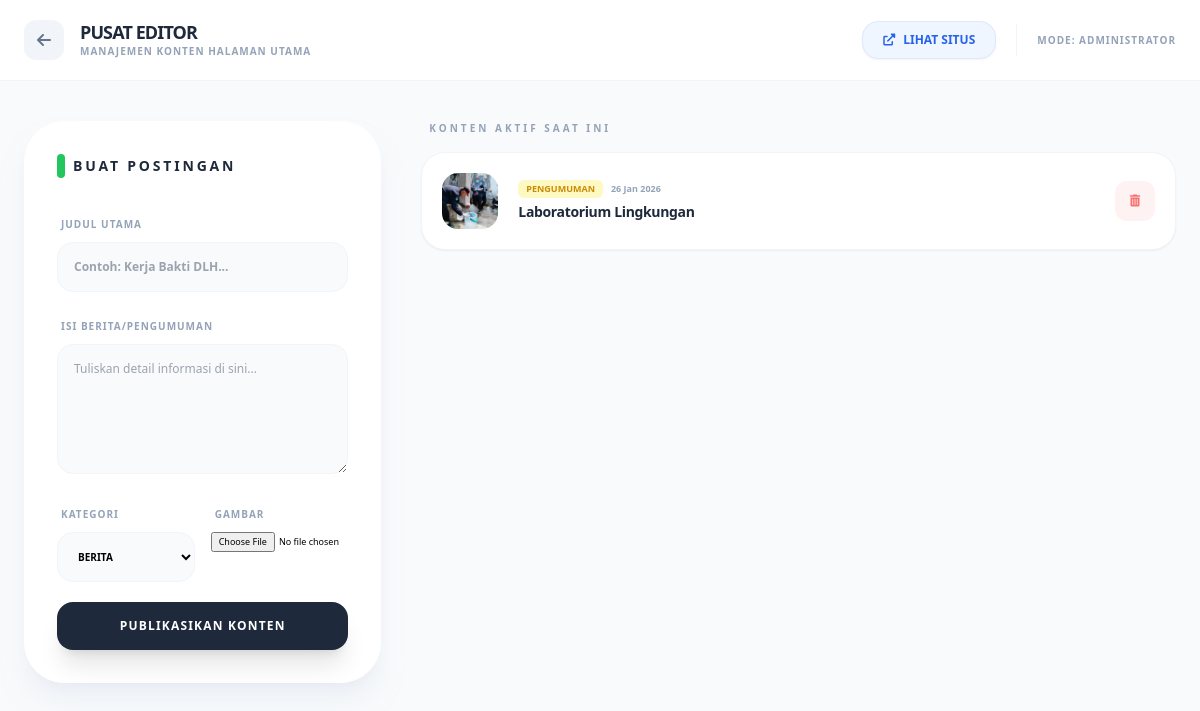
Screenshot of /kelola_home.php (signed in) with the database file from the repository.
### tables this page shows
CREATE TABLE `konten` (
  `id` int(11) NOT NULL,
  `judul` varchar(255) NOT NULL,
  `isi` text NOT NULL,
  `kategori` enum('berita','pengumuman') NOT NULL,
  `tanggal` timestamp NOT NULL DEFAULT current_timestamp(),
  `gambar` varchar(255) DEFAULT 'news_default.jpg'
);

### kelola_home.php (the view, shortened to what this page needs)
<?php include 'db_config.php';
?>
<!DOCTYPE html>
<html lang="id">
<head>
    <script src="https://cdn.tailwindcss.com"></script>
    <link href="https://cdnjs.cloudflare.com/ajax/libs/font-awesome/6.0.0/css/all.min.css" rel="stylesheet">
</head>
<body class="bg-[#f8fafc] min-h-screen font-sans">
    <header class="bg-white border-b border-slate-100 sticky top-0 z-50">
        <div class="max-w-7xl mx-auto px-6 h-20 flex justify-between items-center">
            <div class="flex items-center gap-4">
                <a href="admin.php" class="w-10 h-10 bg-slate-100 rounded-xl flex items-center justify-center text-slate-500 hover:bg-slate-200 transition">
                    <i class="fas fa-arrow-left"></i>
                </a>
                <div>
                    <h1 class="font-black text-slate-800 text-lg leading-tight uppercase tracking-tighter">Pusat Editor</h1>
                    <p class="text-[10px] text-slate-400 font-bold uppercase tracking-widest">Manajemen Konten Halaman Utama</p>
                </div>
            </div>
            <div class="flex items-center gap-3">
                <a href="home.php" target="_blank" class="bg-blue-50 text-blue-600 px-5 py-2.5 rounded-2xl text-xs font-black flex items-center gap-2 hover:bg-blue-600 hover:text-white transition-all shadow-sm border border-blue-100">
                    <i class="fas fa-external-link-alt"></i> LIHAT SITUS
                </a>
                <span class="text-[10px] font-black text-slate-400 uppercase tracking-widest hidden md:block">Mode: Administrator</span>
            </div>
        </div>
    </header>
    <main class="max-w-7xl mx-auto px-6 py-10">
        <div class="grid grid-cols-1 lg:grid-cols-3 gap-10">
            <div class="lg:col-span-1">
                <div class="bg-white p-8 rounded-[2.5rem] shadow-xl shadow-slate-200/50 border border-white sticky top-28">
                    <h2 class="text-sm font-black text-slate-800 uppercase tracking-[0.2em] mb-8 flex items-center gap-2">
                        <span class="w-2 h-6 bg-green-500 rounded-full"></span> Buat Postingan
                    </h2>
                    <form method="POST" enctype="multipart/form-data" class="space-y-5">
                        <div class="space-y-2">
                            <label class="text-[10px] font-black text-slate-400 uppercase tracking-widest ml-1">Judul Utama</label>
                            <input type="text" name="judul" placeholder="Contoh: Kerja Bakti DLH..." class="w-full p-4 bg-slate-50 border border-slate-100 rounded-2xl text-xs font-bold focus:ring-2 focus:ring-green-500 outline-none transition" required>
                        </div>
                        <div class="space-y-2">
                            <label class="text-[10px] font-black text-slate-400 uppercase tracking-widest ml-1">Isi Berita/Pengumuman</label>
                            <textarea name="isi" rows="6" placeholder="Tuliskan detail informasi di sini..." class="w-full p-4 bg-slate-50 border border-slate-100 rounded-2xl text-xs font-medium focus:ring-2 focus:ring-green-500 outline-none transition" required></textarea>
                        </div>
                        <div class="grid grid-cols-2 gap-4">
                            <div class="space-y-2">
                                <label class="text-[10px] font-black text-slate-400 uppercase tracking-widest ml-1">Kategori</label>
                                <select name="kategori" class="w-full p-4 bg-slate-50 border border-slate-100 rounded-2xl text-[10px] font-black uppercase outline-none">
                                    <option value="berita">Berita</option>
                                </select>
                            </div>
                            <div class="space-y-2">
                                <label class="text-[10px] font-black text-slate-400 uppercase tracking-widest ml-1">Gambar</label>
                                <input type="file" name="gambar" class="text-[9px] mt-2">
                            </div>
                        </div>
                        <button name="simpan" class="w-full bg-slate-800 hover:bg-green-600 text-white font-black py-4 rounded-2xl shadow-xl transition-all uppercase tracking-widest text-xs mt-4">
                            Publikasikan Konten
                        </button>
                    </form>
                </div>
            </div>
            <div class="lg:col-span-2 space-y-4">
                <h3 class="text-[10px] font-black text-slate-400 uppercase tracking-[0.3em] mb-4 ml-2">Konten Aktif Saat Ini</h3>
                <?php
                $res = $conn->query("SELECT * FROM konten ORDER BY tanggal DESC");
                while($k = $res->fetch_assoc()): ?>
                <div class="bg-white p-5 rounded-3xl flex justify-between items-center border border-slate-100 shadow-sm hover:border-green-200 transition">
                    <div class="flex items-center gap-5">
                        <div class="w-14 h-14 rounded-2xl overflow-hidden bg-slate-100 flex-shrink-0">
                            <img src="uploads/<?= $k['gambar'] ?>" class="w-full h-full object-cover">
                        </div>
                        <div>
                            <div class="flex items-center gap-2 mb-1">
                                <span class="text-[9px] font-black uppercase px-2 py-0.5 rounded-md <?= $k['kategori'] == 'berita' ? 'bg-blue-100 text-blue-600' : 'bg-yellow-100 text-yellow-600' ?>">
                                    <?= $k['kategori'] ?>
                                </span>
                                <span class="text-[9px] text-slate-400 font-bold"><?= date('d M Y', strtotime($k['tanggal'])) ?></span>
                            </div>
                            <h5 class="font-black text-slate-800 text-sm tracking-tight"><?= $k['judul'] ?></h5>
                        </div>
                    </div>
                    <a href="?hapus=<?= $k['id'] ?>" onclick="return confirm('Hapus konten ini selamanya?')" class="w-10 h-10 bg-red-50 text-red-400 rounded-xl flex items-center justify-center hover:bg-red-500 hover:text-white transition">
                        <i class="fas fa-trash-alt text-xs"></i>
                    </a>
                </div>
                <?php endwhile; ?>
            </div>
        </div>
    </main>
</body>
</html>

### rows the page displays
konten: gambar (picture), kategori "PENGUMUMAN", tanggal "26 Jan 2026", judul "Laboratorium Lingkungan"
